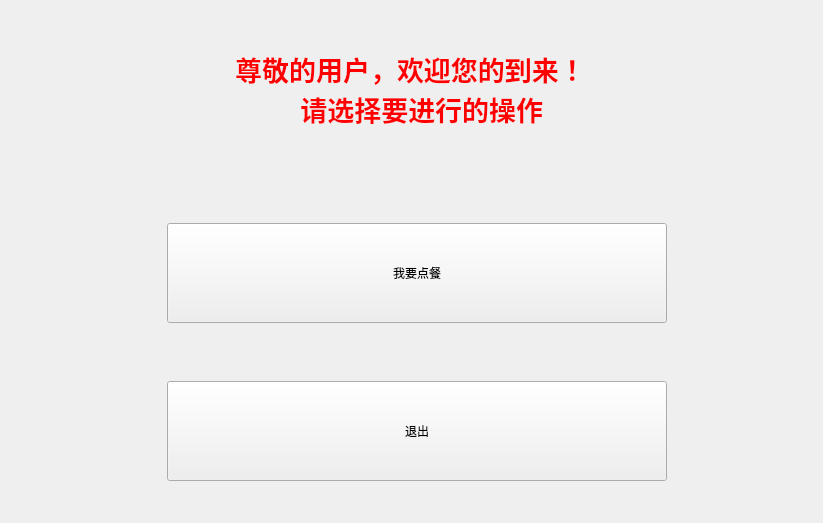
<?xml version="1.0" encoding="UTF-8"?>
<ui version="4.0">
 <class>Form</class>
 <widget class="QWidget" name="Form">
  <property name="enabled">
   <bool>true</bool>
  </property>
  <property name="geometry">
   <rect>
    <x>0</x>
    <y>0</y>
    <width>823</width>
    <height>523</height>
   </rect>
  </property>
  <property name="tabletTracking">
   <bool>false</bool>
  </property>
  <property name="acceptDrops">
   <bool>false</bool>
  </property>
  <property name="windowTitle">
   <string>Form</string>
  </property>
  <property name="autoFillBackground">
   <bool>false</bool>
  </property>
  <property name="styleSheet">
   <string notr="true">#Form{border-image: url(:/png/images/login_bg.png);}
</string>
  </property>
  <widget class="QWidget" name="gridLayoutWidget">
   <property name="geometry">
    <rect>
     <x>0</x>
     <y>0</y>
     <width>821</width>
     <height>481</height>
    </rect>
   </property>
   <layout class="QGridLayout" name="gridLayout">
    <item row="3" column="3">
     <widget class="QPushButton" name="pushButton_2">
      <property name="minimumSize">
       <size>
        <width>0</width>
        <height>100</height>
       </size>
      </property>
      <property name="styleSheet">
       <string notr="true">font: 16pt &quot;黑体&quot;;</string>
      </property>
      <property name="text">
       <string>退出</string>
      </property>
     </widget>
    </item>
    <item row="1" column="3">
     <widget class="QPushButton" name="pushButton">
      <property name="minimumSize">
       <size>
        <width>500</width>
        <height>100</height>
       </size>
      </property>
      <property name="maximumSize">
       <size>
        <width>16777215</width>
        <height>50</height>
       </size>
      </property>
      <property name="styleSheet">
       <string notr="true">font: 16pt &quot;黑体&quot;</string>
      </property>
      <property name="text">
       <string>我要点餐</string>
      </property>
     </widget>
    </item>
    <item row="3" column="4">
     <spacer name="horizontalSpacer_4">
      <property name="orientation">
       <enum>Qt::Horizontal</enum>
      </property>
      <property name="sizeHint" stdset="0">
       <size>
        <width>40</width>
        <height>20</height>
       </size>
      </property>
     </spacer>
    </item>
    <item row="1" column="4">
     <spacer name="horizontalSpacer">
      <property name="orientation">
       <enum>Qt::Horizontal</enum>
      </property>
      <property name="sizeHint" stdset="0">
       <size>
        <width>40</width>
        <height>20</height>
       </size>
      </property>
     </spacer>
    </item>
    <item row="3" column="0">
     <spacer name="horizontalSpacer_3">
      <property name="orientation">
       <enum>Qt::Horizontal</enum>
      </property>
      <property name="sizeHint" stdset="0">
       <size>
        <width>40</width>
        <height>20</height>
       </size>
      </property>
     </spacer>
    </item>
    <item row="0" column="0" colspan="5">
     <widget class="QTextBrowser" name="textBrowser">
      <property name="styleSheet">
       <string notr="true">color: rgb(255, 0, 0);
background-color: rgb(0, 0, 0, 0);</string>
      </property>
      <property name="frameShape">
       <enum>QFrame::NoFrame</enum>
      </property>
      <property name="html">
       <string>&lt;!DOCTYPE HTML PUBLIC &quot;-//W3C//DTD HTML 4.0//EN&quot; &quot;http://www.w3.org/TR/REC-html40/strict.dtd&quot;&gt;
&lt;html&gt;&lt;head&gt;&lt;meta name=&quot;qrichtext&quot; content=&quot;1&quot; /&gt;&lt;style type=&quot;text/css&quot;&gt;
p, li { white-space: pre-wrap; }
&lt;/style&gt;&lt;/head&gt;&lt;body style=&quot; font-family:'SimSun'; font-size:9pt; font-weight:400; font-style:normal;&quot;&gt;
&lt;p align=&quot;center&quot; style=&quot;-qt-paragraph-type:empty; margin-top:0px; margin-bottom:0px; margin-left:0px; margin-right:0px; -qt-block-indent:0; text-indent:0px;&quot;&gt;&lt;br /&gt;&lt;/p&gt;
&lt;p align=&quot;center&quot; style=&quot;-qt-paragraph-type:empty; margin-top:0px; margin-bottom:0px; margin-left:0px; margin-right:0px; -qt-block-indent:0; text-indent:0px; font-size:20pt; font-weight:600;&quot;&gt;&lt;br /&gt;&lt;/p&gt;
&lt;p align=&quot;center&quot; style=&quot; margin-top:0px; margin-bottom:0px; margin-left:0px; margin-right:0px; -qt-block-indent:0; text-indent:0px;&quot;&gt;&lt;span style=&quot; font-size:20pt; font-weight:600;&quot;&gt;尊敬的用户，欢迎您的到来！&lt;/span&gt;&lt;/p&gt;
&lt;p align=&quot;center&quot; style=&quot; margin-top:0px; margin-bottom:0px; margin-left:0px; margin-right:0px; -qt-block-indent:0; text-indent:0px;&quot;&gt;&lt;span style=&quot; font-size:20pt; font-weight:600;&quot;&gt;   请选择要进行的操作&lt;/span&gt;&lt;/p&gt;&lt;/body&gt;&lt;/html&gt;</string>
      </property>
     </widget>
    </item>
    <item row="1" column="0">
     <spacer name="horizontalSpacer_2">
      <property name="orientation">
       <enum>Qt::Horizontal</enum>
      </property>
      <property name="sizeHint" stdset="0">
       <size>
        <width>40</width>
        <height>20</height>
       </size>
      </property>
     </spacer>
    </item>
    <item row="2" column="3">
     <spacer name="verticalSpacer">
      <property name="orientation">
       <enum>Qt::Vertical</enum>
      </property>
      <property name="sizeHint" stdset="0">
       <size>
        <width>20</width>
        <height>40</height>
       </size>
      </property>
     </spacer>
    </item>
   </layout>
  </widget>
 </widget>
 <resources>
  <include location="login_bg.qrc"/>
 </resources>
 <connections/>
</ui>
